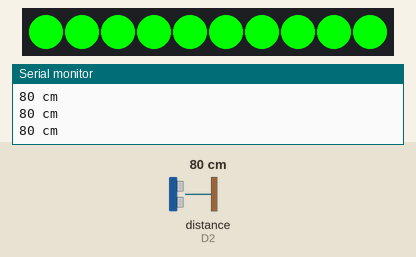
A sketch run on a simulated ESP8266 (NodeMCU). Parts: 10 RGB LEDs in strip order, left to right, the last lines printed to the serial monitor. Wiring (inferred from the names in the program): ultrasonic range finder: trigger D1; echo D2. The inputs (shaded band) are chosen by the test bench; at power-on: distance to the obstacle (sensor on D2) 80 cm. The echo pulse lasts 58.3 µs per cm.

Above: at 1.3 s.
1.4 s: distance to the obstacle (sensor on D2) set to 29 cm
3.2 s: distance to the obstacle (sensor on D2) set to 22 cm
At 4.6 s:
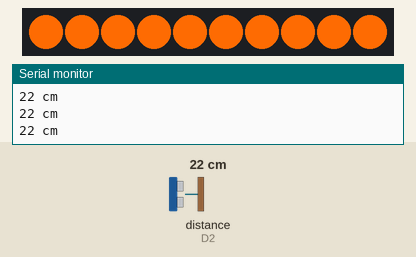
5.5 s: distance to the obstacle (sensor on D2) set to 2 cm
At 6.4 s:
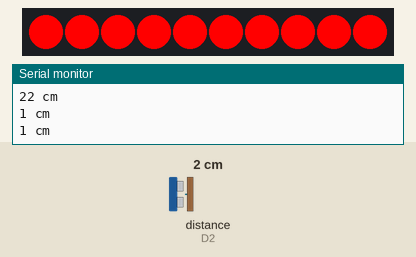
7.5 s: distance to the obstacle (sensor on D2) set to 35 cm
At 9.2 s:
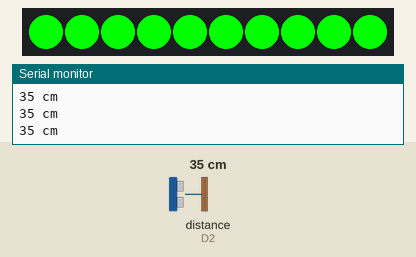
9.5 s: distance to the obstacle (sensor on D2) set to 4 cm
At 11.2 s:
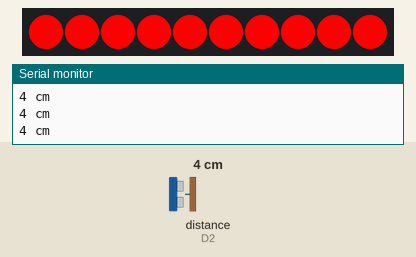
Timing chart, 0 to 12.5 s (numbered marks = the images above; inputs shaded):
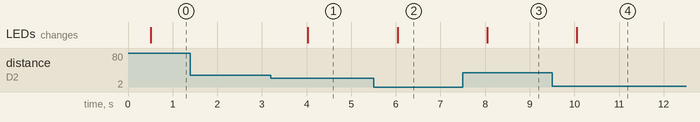

The sketch:

ArduinoCode.ino
```cpp
#define trigPin D1
#define echoPin D2

#include "Adafruit_NeoPixel.h"

#define PIXEL_PIN     D5
#define PIXEL_COUNT   10
#define PIXEL_TYPE    NEO_GRB + NEO_KHZ800

Adafruit_NeoPixel pixels = Adafruit_NeoPixel(PIXEL_COUNT, PIXEL_PIN, PIXEL_TYPE);

void setup() {
  // put your setup code here, to run once:
  Serial.begin(115200);

  pinMode(trigPin, OUTPUT);
  pinMode(echoPin, INPUT);

  pixels.begin();
  pixels.show();
}

void loop() {

  long duration, distance;
  digitalWrite(trigPin, LOW);  // Added this line
  delayMicroseconds(2); // Added this line
  digitalWrite(trigPin, HIGH);
  delayMicroseconds(10); // Added this line
  digitalWrite(trigPin, LOW);
  duration = pulseIn(echoPin, HIGH);
  distance = (duration/2) / 29.1;

    Serial.print(distance);
    Serial.println(" cm");
    delay(500);

if (distance <= 10){
   for(byte x=0;x<10;x++){
          pixels.setPixelColor(x,255, 0, 0);
          }
          pixels.show();
  }

else if (distance >= 10 && distance <= 25){
   for(byte x=0;x<10;x++){
          pixels.setPixelColor(x,253, 106, 2);
          }
          pixels.show();
  }

else if (distance >= 25){
   for(byte x=0;x<10;x++){
          pixels.setPixelColor(x,0, 255, 0);
          }
          pixels.show();
  }


}
```

Measured:
- the behaviour switches between 26 and 25 cm on distance to the obstacle (sensor on D2) (found by bisection; images 0 and 1)
- after the input at 3.2 s, the LEDs: change after 0.83 s (image 1)
- after the input at 5.5 s, the LEDs: change after 0.54 s (image 2)
- after the input at 7.5 s, the LEDs: change after 0.54 s (image 3)
- after the input at 9.5 s, the LEDs: change after 0.55 s (image 4)
